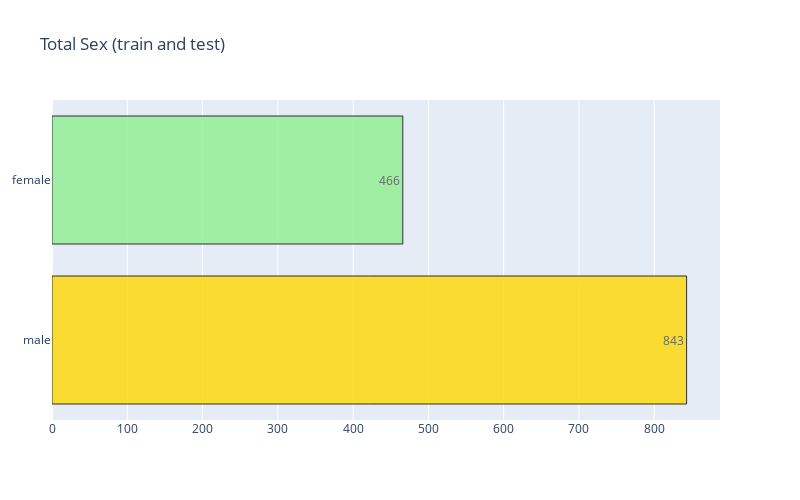

Notebook code for this chart:
### Code cell
# Sex EDA 
barploth('Sex')

### Figure 1 — Plotly figure (JSON) as saved in the notebook; plotly's stock layout.template omitted (floating-point values rounded to 4 significant figures)
{"data": [{"marker": {"color": ["gold", "lightgreen", "lightcoral", "lightskyblue", "lightgrey", "orange", "white", "lightpink"], "line": {"color": "black", "width": 1}}, "name": "Sex", "opacity": 0.8, "orientation": "h", "text": ["843", "466"], "textposition": "auto", "type": "bar", "x": [843, 466], "y": ["male", "female"]}], "layout": {"autosize": true, "height": 500, "margin": {"l": 50}, "title": {"text": "Total Sex (train and test)"}, "width": 800}}
